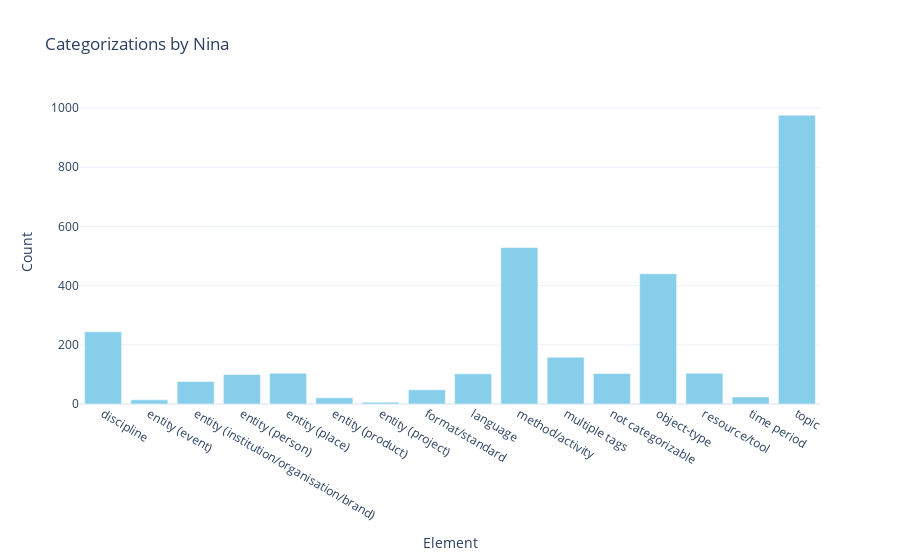

Write notebook code for a chart like this one.
### Code cell
# Flatten the frozensets and count occurrences
counter = Counter([item for subset in df['Categories_y'] for item in subset])

# Separate the keys and values for plotting
items, counts = zip(*sorted(counter.items(), key=lambda x: x[0]))

# Plot
fig = go.Figure(data=[
    go.Bar(x=items, y=counts, marker_color='skyblue')
])

fig.update_layout(
    title='Categorizations by Nina',
    xaxis_title='Element',
    yaxis_title='Count',
    showlegend=False,
    template="plotly_white"
)

fig.show()

### Figure 1 — Plotly figure (JSON) as saved in the notebook; plotly's stock layout.template omitted (floating-point values rounded to 4 significant figures)
{"data": [{"marker": {"color": "skyblue"}, "type": "bar", "x": ["discipline", "entity (event)", "entity (institution/organisation/brand)", "entity (person)", "entity (place)", "entity (product)", "entity (project)", "format/standard", "language", "method/activity", "multiple tags", "not categorizable", "object-type", "resource/tool", "time period", "topic"], "y": [244, 14, 76, 100, 104, 21, 6, 48, 102, 529, 158, 103, 440, 104, 24, 976]}], "layout": {"showlegend": false, "title": {"text": "Categorizations by Nina"}, "xaxis": {"title": {"text": "Element"}}, "yaxis": {"title": {"text": "Count"}}}}
